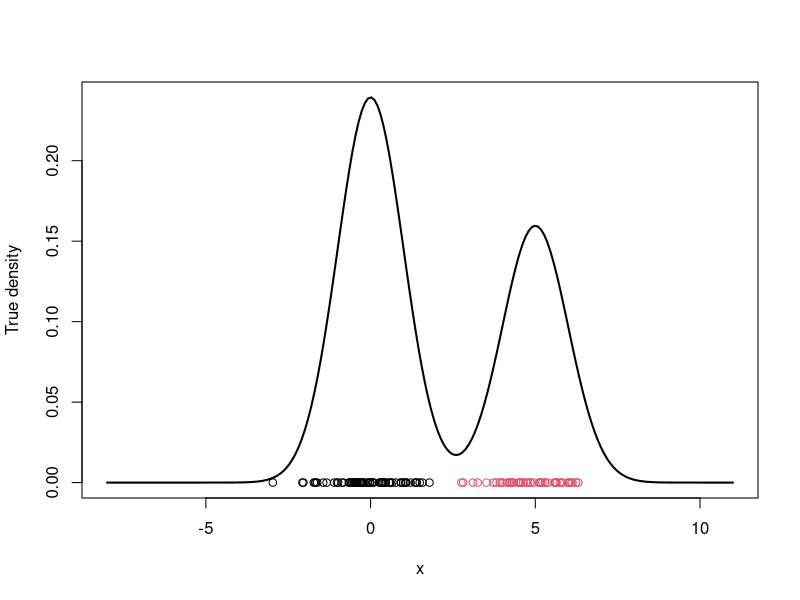
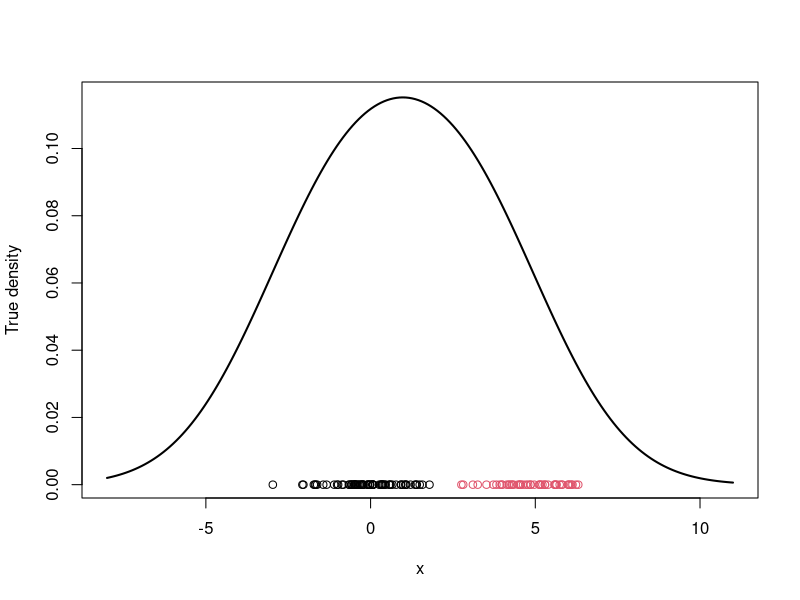

These figures' R source, in order: (Note: this script raises an error after producing the figures.)
rm(list=ls())
set.seed(81196)

KK = 2
w.true = 0.6 # True weights associated with the components
mu.true = rep(0, KK) 
mu.true[1] = 0 # True mean for 1st component
mu.true[2] = 5
sigma.true = 1
n = 120
cc = sample(1:KK, n, replace=T, prob=c(w.true, 1-w.true))
x = rep(0, n)
for(i in 1:n){
  x[i] = rnorm(1, mu.true[cc[i]], sigma.true)
}

par(mfrow=c(1, 1))
xx.true = seq(-8, 11, length=200)
yy.true = w.true*dnorm(xx.true, mu.true[1], sigma.true)+(1 - w.true)*dnorm(xx.true, mu.true[2], sigma.true)
plot(xx.true, yy.true, type='l', xlab='x', ylab='True density', lwd=2)
points(x, rep(0, n), col=cc)

# For EM initialize the parameters
w = 0.5
mu = rnorm(KK, mean(x), sd(x))
sigma = sd(x)

xx = seq(-8, 11, length=200)
yy = w*dnorm(xx, mu[1], sigma)+(1 - w)*dnorm(xx, mu[2], sigma)
plot(xx, yy, type='l', xlab='x', ylab='True density', lwd=2)
points(x, rep(0, n), col=cc)

s = 0
sw = FALSE
QQ = -Inf
QQ.out = NULL
epsilon = 10^(-5)

while(!sw){
  # E step
  v = array(0, dim=c(n, KK))
  v[,1] = log(w) + dnorm(x, mu[1], sigma, log=TRUE) # compute the log of the weights
  v[,2] = log(1-w) + dnorm(x, mu[2], sigma, log=TRUE) # compute the log of the weights
  for (i in i:n){
    v[i,] = exp(v[i,] - max(v[i,]))/sum(exp(v[i,] - max(v[i,])))
  }
  
  #M step
  ## weights
  w = mean(v[,1])
  mu = rep(0, KK)
  for(k in 1:KK){
    for(i in 1:n){
      mu[k] = mu[k] + v[i, k] * x[i]
    }
    mu[k] = mu[k] / sum(v[,k])
  }
  # standard deviations
  sigma = 0
  for(i in i:n){
    for(k in 1:KK){
      sigma = sigma + v[i, k] * (x[i] - mu[k])^2
    }
  }
  sigma = sqrt(sigma/sum(v))
  
  #Check convergence
  QQn = 0
  for(i in 1:n){
    QQn = QQn + v[i, 1]*(log(w) + dnorm(x[i], mu[1], sigma, log=TRUE)) +
                v[i, 2]*(log(1-w) + dnorm(x[i], mu[2], sigma, log=TRUE))
  }
  if(abs(QQn-QQ) / abs(QQn) < epsilon){
    sw=TRUE
  }
  QQ = QQn
  QQ.out = c(QQ.out, QQ)
  s = s + 1
  print(paste(s, QQn))
  
}